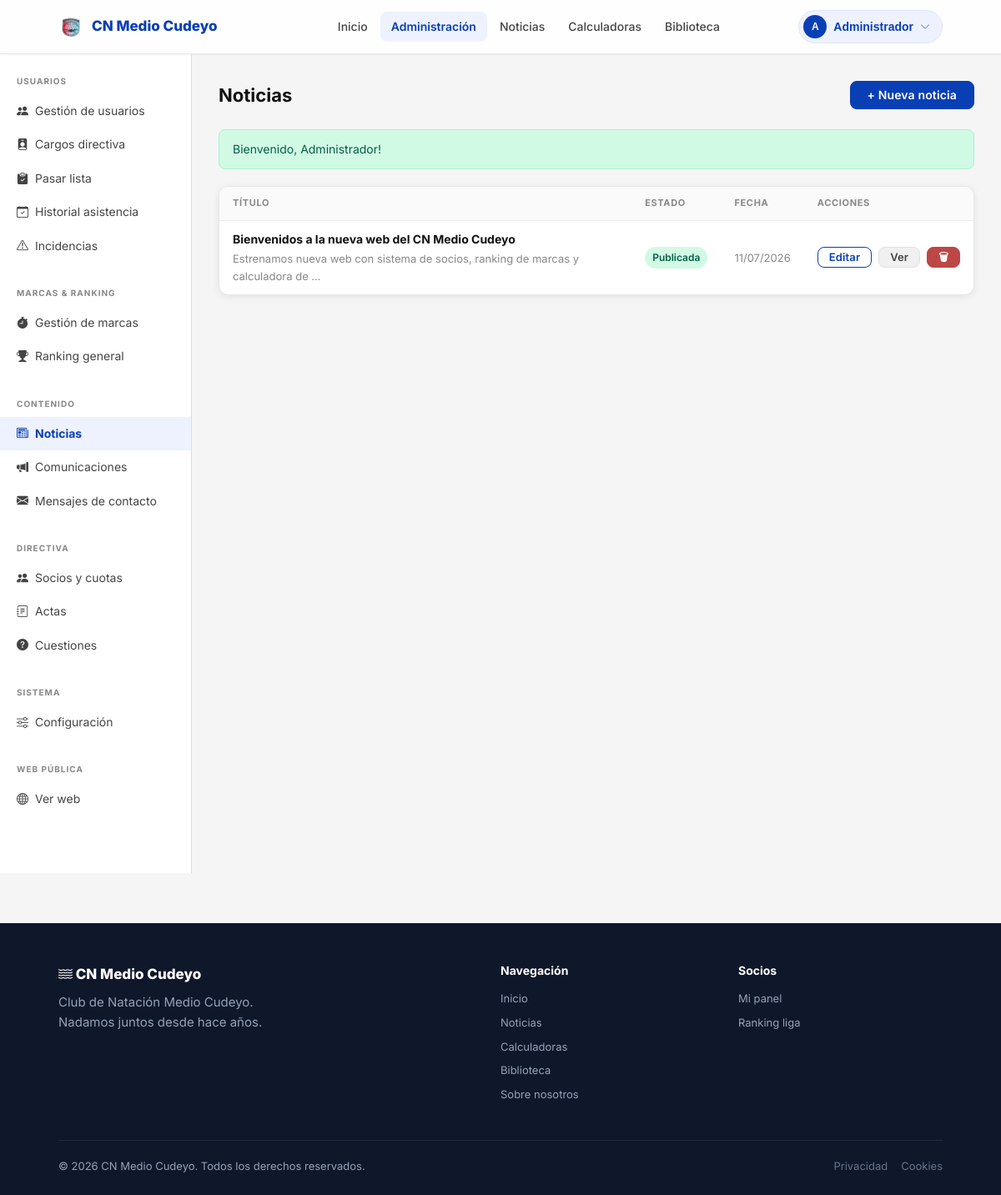
Page /admin/noticias.php (signed in) on the committed database.
### tables this page shows
CREATE TABLE IF NOT EXISTS noticias (
    id         INT AUTO_INCREMENT PRIMARY KEY,
    titulo     VARCHAR(255) NOT NULL,
    resumen    VARCHAR(500) DEFAULT NULL,
    contenido  TEXT         DEFAULT NULL,
    imagen_url VARCHAR(500) DEFAULT NULL,
    publicado  TINYINT(1)   NOT NULL DEFAULT 0,
    created_at TIMESTAMP DEFAULT CURRENT_TIMESTAMP,
    updated_at TIMESTAMP DEFAULT CURRENT_TIMESTAMP ON UPDATE CURRENT_TIMESTAMP
);

### public/admin/noticias.php (the view, shortened to what this page needs)
<?php
require_once dirname(__DIR__, 2) . '/config/db.php';
require_once dirname(__DIR__, 2) . '/includes/auth.php';
require_once dirname(__DIR__, 2) . '/includes/layout.php';
$mode    = $_GET['mode'] ?? 'list';
$noticias = $pdo->query('SELECT * FROM noticias ORDER BY created_at DESC')->fetchAll();
render_admin_layout('noticias', function() use ($mode, $edit_id, $noticias, $data, $errors, $editNoticia) {
?>
<div class="d-flex justify-between align-center mb-6">
  <h1 style="margin:0;">Noticias</h1>
  <?php if ($mode !== 'new' && $mode !== 'edit'): ?>
    <a href="?mode=new" class="btn btn-primary">+ Nueva noticia</a>
  <?php else: ?>
    <a href="/admin/noticias" class="btn btn-gray">← Volver al listado</a>
  <?php endif; ?>
</div>
<div class="table-card">
  <div class="table-wrapper">
    <table>
      <thead>
        <tr>
          <th>Título</th>
          <th>Estado</th>
          <th>Fecha</th>
          <th>Acciones</th>
        </tr>
      </thead>
      <tbody>
        <?php foreach ($noticias as $n): ?>
        <tr>
          <td>
            <strong><?= e($n['titulo']) ?></strong>
            <?php if ($n['resumen']): ?>
              <div class="text-muted text-sm" style="margin-top:2px;"><?= e(mb_strimwidth($n['resumen'], 0, 80, '…')) ?></div>
            <?php endif; ?>
          </td>
          <td>
            <?php if ($n['publicado']): ?>
              <span class="badge badge-success">Publicada</span>
            <?php else: ?>
              <span class="badge badge-gray">Borrador</span>
            <?php endif; ?>
          </td>
          <td class="text-sm text-muted"><?= date('d/m/Y', strtotime($n['created_at'])) ?></td>
          <td>
            <div class="d-flex gap-2">
              <a href="?mode=edit&id=<?= $n['id'] ?>" class="btn btn-secondary btn-sm">Editar</a>
              <a href="/noticias/detall?id=<?= $n['id'] ?>" target="_blank" class="btn btn-gray btn-sm">Ver</a>
              <form method="POST" style="display:inline;"
                    data-confirm="¿Eliminar esta noticia? Esta acción no se puede deshacer.">
                <button class="btn btn-danger btn-sm">🗑</button>
              </form>
            </div>
          </td>
        </tr>
        <?php endforeach; ?>
      </tbody>
    </table>
  </div>
</div>
<?php
});

### public/assets/css/main.css (style rules this page uses)
:root { --blue: #093FB4; --blue-dark: #072f88; --red: #BF4646; --green: #16a34a; --orange: #ea580c; --text: #111; --gray: #888; --gray-light: #ddd; --bg: #f5f5f5; --white: #fff; --shadow: 0 2px 8px rgba(0,0,0,0.08); --shadow-lg: 0 4px 20px rgba(0,0,0,0.12); --radius: 8px; --radius-lg: 12px; }
*, *::before, *::after { box-sizing: border-box; margin: 0; padding: 0; }
body { font-family: 'Inter', Arial, sans-serif; font-size: 15px; color: var(--text); background: var(--bg); line-height: 1.6; -webkit-font-smoothing: antialiased; min-height: 100vh; display: flex; flex-direction: column; }
a { color: var(--blue); text-decoration: none; }
h1, h2, h3, h4 { line-height: 1.3; }
.btn { display: inline-flex; align-items: center; justify-content: center; gap: 7px; padding: 9px 20px; border-radius: var(--radius); font-size: 14px; font-weight: 600; border: 1.5px solid transparent; cursor: pointer; transition: background 0.18s, color 0.18s, border-color 0.18s, box-shadow 0.18s, transform 0.12s; line-height: 1; text-decoration: none; letter-spacing: 0.01em; }
.btn-primary { background: var(--blue); color: white; border-color: var(--blue); }
.btn-secondary { background: transparent; color: var(--blue); border-color: var(--blue); }
.btn-danger { background: var(--red); color: white; border-color: var(--red); }
.btn-gray { background: #f0f0f0; color: #444; border-color: #e0e0e0; }
.btn-sm { padding: 5px 13px; font-size: 13px; }
.table-wrapper { overflow-x: auto; -webkit-overflow-scrolling: touch; }
.table-wrapper table { min-width: 600px; }
.table-card { background: white; border-radius: var(--radius-lg); border: 1px solid #e8e8e8; box-shadow: var(--shadow); overflow-x: auto; }
table { width: 100%; border-collapse: collapse; }
table th { padding: 11px 16px; text-align: left; font-size: 11px; font-weight: 700; text-transform: uppercase; letter-spacing: 0.06em; color: var(--gray); background: #fafafa; border-bottom: 1px solid #eee; }
table td { padding: 11px 16px; font-size: 14px; border-bottom: 1px solid #f5f5f5; vertical-align: middle; }
table tr:last-child td { border-bottom: none; }
.badge { display: inline-flex; align-items: center; padding: 3px 9px; border-radius: 20px; font-size: 12px; font-weight: 600; white-space: nowrap; }
.badge-success { background: #d1fae5; color: #065f46; }
.admin-main h1 { font-size: 22px; font-weight: 700; margin-bottom: 24px; }
.d-flex { display: flex; }
.align-center { align-items: center; }
.justify-between { justify-content: space-between; }
.gap-2 { gap: 8px; }
.mb-6 { margin-bottom: 24px; }
.text-muted { color: var(--gray); }
.text-sm { font-size: 13px; }

### rows in the picture
noticias: titulo "Bienvenidos a la nueva web del CN Medio Cudeyo", resumen "Estrenamos nueva web con sistema de socios, ranking de marcas y calculadora de …", publicado "Publicada", created_at "11/07/2026"

### other values in the picture
mb_substr($user['nombre'], 0, 1) "A"
$user['nombre'] "Administrador"
$msg "Bienvenido, Administrador!"
